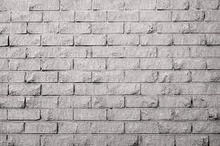
%> input picture Week 7/img2/1.jpg, 220 x 146 px, shrunk from 275 x 183 before the run
$ octave lab7_1.m   (GNU Octave 9; MATLAB toolbox functions it lacks are replaced by stand-ins)
%> lines starting %> are read from the running program, lines starting %| are printed output that depends on the picture
### Week 7/getTamuraFeatures.m
function feat = getTamuraFeatures(imgFilePath)
%> called with imgFilePath = './img2/1.jpg'
%GETTAMURAFEATURES Extracts the Tamura features of the given image
%   Returns Tamura Features of the given image as a 1x6 matrix in order of
%   Contrast,Directionality,Coarseness,Linelikeness,Regularity,Roughness
%   References:
%   https://github.com/MarshalLeeeeee/Tamura-In-Python/tree/master/referenced-matlab-code

feat = double(zeros(1,6));
img = imread(imgFilePath);
%> img is the input picture: size 146x220x3 uint8; mean R, G, B 176.6, 170.9, 170.8
img = im2gray(img);
%> img: size 146x220 uint8

DLMI = double(img(:)); % Double Linear Matrix Image

% Contrast
alpha = 0.25;
feat(1, 1) = var(DLMI)/(kurtosis(DLMI)^alpha);
% Directionality
[feat(1, 2), sita] = directionality(img);
% Coarseness
feat(1, 3) = coarseness(img, 5);
% Linelikeness
feat(1, 4) = linelikeness(img, sita, 4);
% Regularity
feat(1, 5) = regularity(img, 64);
% Roughness
feat(1, 6) = feat(1, 1) + feat(1, 3);

end

### Week 7/directionality.m
%调用举例：
%image=rgb2gray(imread('example.jpg'));
%[Fdir,sita]=directionality(image)

%sita为各像素点的角度矩阵，在线性度中会用到，所以这里作为结果返回
function [Fdir,sita]=directionality(graypic)
[h w]=size(graypic);
%> h = 146; w = 220
%两个方向的卷积矩阵
GradientH=[-1 0 1;-1 0 1;-1 0 1];
GradientV=[ 1 1 1;0 0 0;-1 -1 -1];
%卷积，取有效结果矩阵
MHconv=conv2(graypic,GradientH);
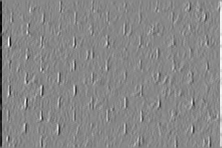
%> MHconv: size 148x222 double; min -631, max 556, mean 0; drawn with min black and max white
MH=MHconv(3:h,3:w);
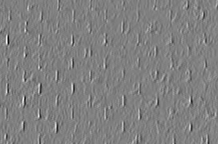
%> MH: size 144x218 double; min -563, max 556, mean 0.7; drawn with min black and max white
MVconv=conv2(graypic,GradientV);
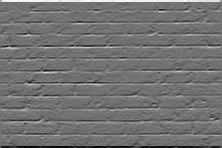
%> MVconv: size 148x222 double; min -524, max 640, mean 0; drawn with min black and max white
MV=MVconv(3:h,3:w);
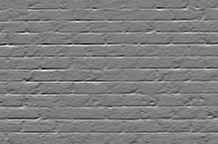
%> MV: size 144x218 double; min -511, max 515, mean -2.1; drawn with min black and max white
%向量模
MG=(abs(MH)+abs(MV))./2;
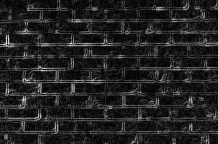
%> MG: size 144x218 double; min 0, max 332.5, mean 44.1; drawn with min black and max white
%有效矩阵大小
validH=h-2;
%> validH = 144
validW=w-2;
%> validW = 218
%各像素点的方向
for i=1:validH
    for j=1:validW
        sita(i,j)=atan(MV(i,j)/MH(i,j))+(pi/2);
    end
end
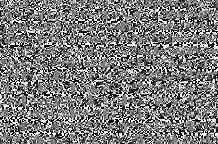
%> sita: size 144x218 double; 0.01% of the values are NaN or infinite; the others: min 0, max 3.14, mean 1.52; drawn with min black, max white, NaN and infinite black
n=16;
t=12;
Nsita=zeros(1,n);
%构造方向的统计直方图
for i=1:validH
    for j=1:validW
        for k=1:n
            if sita(i,j)>=(2*(k-1)*pi/2/n) && sita(i,j)<((2*(k-1)+1)*pi/2/n) && MG(i,j)>=t
                Nsita(k)=Nsita(k)+1;
            end
        end
    end
end
%> after the loop, Nsita = [1576 1125 894 770 786 793 803 790 903 742 654 567 657 699 909 1264]
for k=1:n
    HD(k)=Nsita(k)/sum(Nsita(:));
end
%> after the loop, HD = [0.113 0.0807 0.0642 0.0553 0.0564 0.0569 0.0576 0.0567 0.0648 0.0533 0.0469 0.0407 0.0472 0.0502 0.0652 0.0907]
%假设每幅图片只有一个方向峰值，为计算方便简化了原著
[maxvalue,FIp]=max(HD);
%> maxvalue = 0.113; FIp = 1
Fdir=0;
for k=1:n
    Fdir=Fdir+(k-FIp)^2*HD(k);%公式与原著有改动
end
%> this loop made 16 passes
%> Fdir on passes 1 to 12: 0, 0.0807, 0.337, 0.835, 1.74, 3.16, 5.24, 8.01, 12.16, 16.48, 21.17, 26.09
end

### Week 7/coarseness.m
%调用举例：
%image=rgb2gray(imread('example.jpg'));
%f=coarseness(image,5)
function Fcrs = coarseness( graypic,kmax )%graphic为待处理的灰度图像，2^kmax为最大窗口
[h,w]=size(graypic); %获取图片大小
A=zeros(h,w,2^kmax); %平均灰度值矩阵A
%计算有效可计算范围内每个点的2^k邻域内的平均灰度值
for i=2^(kmax-1)+1:h-2^(kmax-1)
    for j=2^(kmax-1)+1:w-2^(kmax-1)
        for k=1:kmax
            A(i,j,k)=mean2(graypic(i-2^(k-1):i+2^(k-1)-1,j-2^(k-1):j+2^(k-1)-1));
        end
    end
end
%对每个像素点计算在水平和垂直方向上不重叠窗口之间的Ak差
for i=1+2^(kmax-1):h-2^(kmax-1)
    for j=1+2^(kmax-1):w-2^(kmax-1)
        for k=1:kmax
            Eh(i,j,k)=abs(A(i+2^(k-1),j,k)-A(i-2^(k-1),j));
            Ev(i,j,k)=abs(A(i,j+2^(k-1),k)-A(i,j-2^(k-1)));
        end
    end
end
%对每个像素点计算使E达到最大值的k
for i=2^(kmax-1)+1:h-2^(kmax-1)
    for j=2^(kmax-1)+1:w-2^(kmax-1)
        [maxEh,p]=max(Eh(i,j,:));
        [maxEv,q]=max(Ev(i,j,:));
        if maxEh>maxEv
            maxkk=p;
        else
            maxkk=q;
        end
        Sbest(i,j)=2^maxkk; %每个像素点的最优窗口大小为2^maxkk
    end
end
%所有Sbest的均值作为整幅图片的粗糙度
Fcrs=mean2(Sbest);
end

### Week 7/lab7_1.m
clc;
clear all;
close all;
tic;
query_image_path = '1.jpg';
%> the run ends on the next line
queryImgFeatures = getTamuraFeatures(getImgFilePath(query_image_path));
% [41 lines not run here, left out]
function filePath = getImgFilePath(imgName)
     imgSetPath = "./img2/";
    filePath = sprintf('%s%s', imgSetPath, imgName);
end
